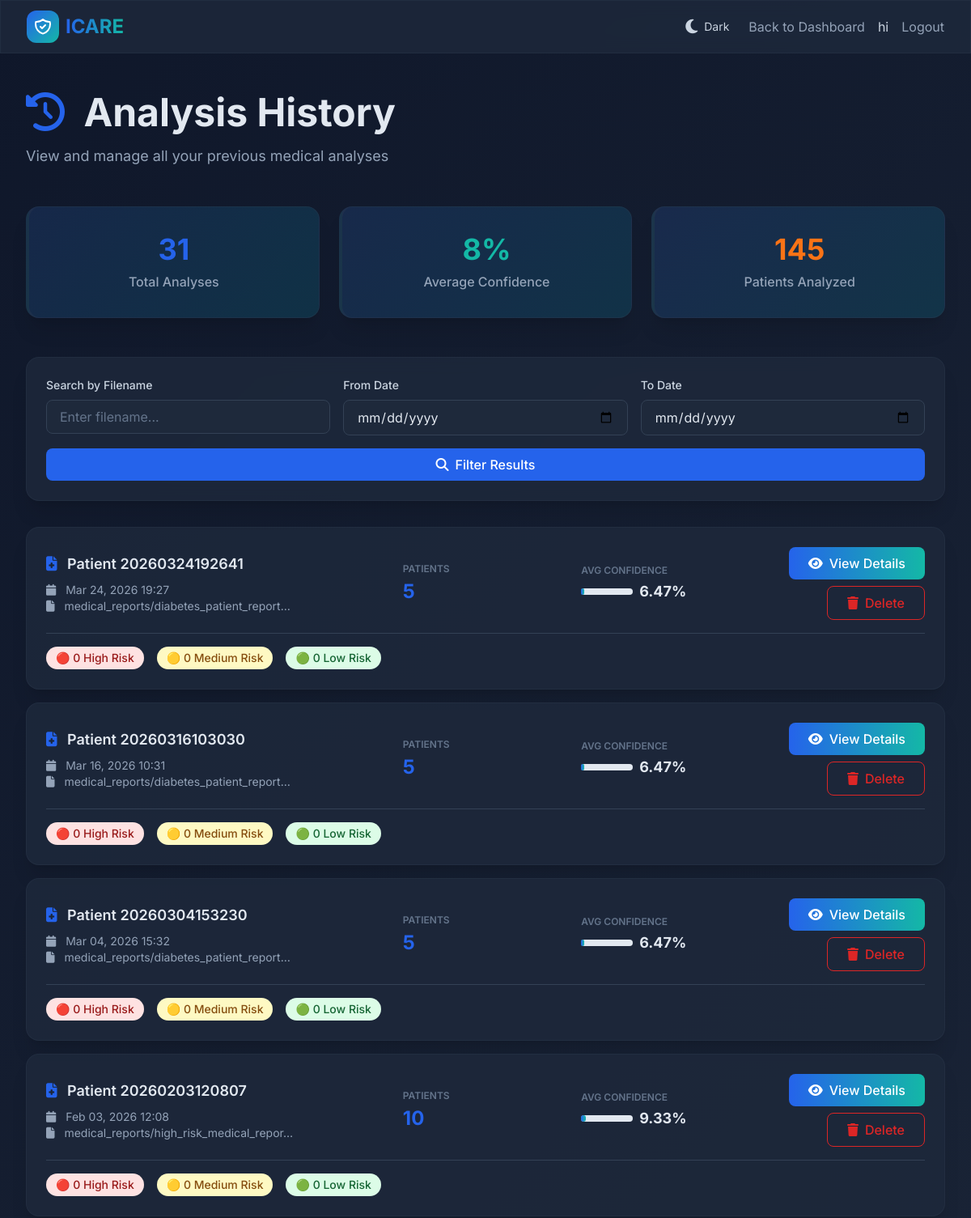
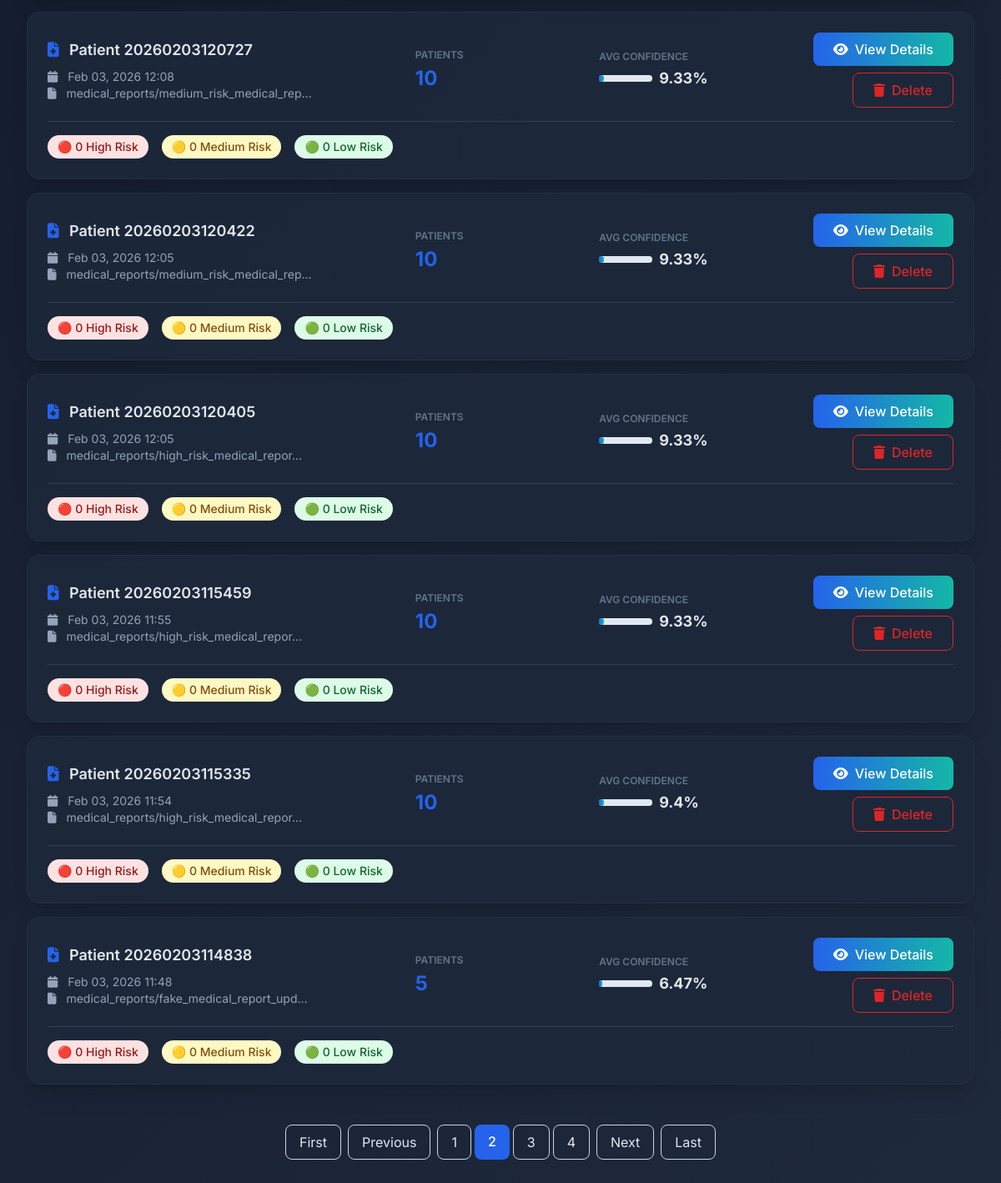
The page /analysis-history/?page=2 (signed in) on the database its author committed (2 pictures, top to bottom).
### app/models.py (models this page shows, shortened)
class AnalysisResult(models.Model):
    RISK_CHOICES = [
        ('High', 'High Risk'),
        ('Medium', 'Medium Risk'),
        ('Low', 'Low Risk'),
    ]
    medical_report = models.OneToOneField(MedicalReport, on_delete=models.CASCADE, related_name='analysis_result')
    user = models.ForeignKey(User, on_delete=models.CASCADE, related_name='analysis_results')
    total_patients = models.IntegerField(default=0)
    total_diseases_analyzed = models.IntegerField(default=0)
    high_risk_count = models.IntegerField(default=0)
    medium_risk_count = models.IntegerField(default=0)
    low_risk_count = models.IntegerField(default=0)
    average_confidence = models.FloatField(default=0.0)
    email_alert_sent = models.BooleanField(default=False)
    alert_disease_count = models.IntegerField(default=0)
    alert_retry_count = models.IntegerField(default=0)
    alert_risk_type = models.CharField(max_length=20, blank=True, null=True)
    predictions_json = models.JSONField(default=dict)
    recommendations = models.TextField(blank=True, null=True, help_text="AI-generated clinical recommendations")
    follow_up_actions = models.TextField(blank=True, null=True, help_text="Recommended follow-up actions")
    created_at = models.DateTimeField(auto_now_add=True)
    updated_at = models.DateTimeField(auto_now=True)
    analysis_duration = models.FloatField(default=0.0, help_text="Analysis time in seconds")
    class Meta:
        ordering = ['-created_at']

class MedicalReport(models.Model):
    user = models.ForeignKey(User, on_delete=models.CASCADE, related_name='medical_reports')
    patient_name = models.CharField(max_length=200, blank=True)
    csv_file = models.FileField(upload_to='medical_reports/')
    details = models.TextField(blank=True, null=True)
    age = models.IntegerField(blank=True, null=True)
    gender = models.CharField(max_length=20, blank=True, null=True)
    blood_pressure = models.CharField(max_length=20, blank=True, null=True)
    cholesterol = models.CharField(max_length=20, blank=True, null=True)
    glucose = models.CharField(max_length=20, blank=True, null=True)
    clinical_notes = models.TextField(blank=True, null=True)
    medications = models.TextField(blank=True, null=True, help_text="Current medications")
    allergies = models.TextField(blank=True, null=True)
    family_history = models.TextField(blank=True, null=True)
    created_at = models.DateTimeField(auto_now_add=True)
    updated_at = models.DateTimeField(auto_now=True)
    class Meta:
        ordering = ['-created_at']

### app/views.py (the view, shortened to what this page needs)
# urls.py: path('analysis-history/',views.analysis_history,name='analysis_history'),
@login_required(login_url='login')
def analysis_history(request):
    context = get_theme_context(request)
    analyses = AnalysisResult.objects.filter(user=request.user).order_by('-created_at')
    search_query = request.GET.get('search', '')
    from_date = request.GET.get('from_date', '')
    to_date = request.GET.get('to_date', '')
    if search_query:
        analyses = analyses.filter(
            Q(medical_report__patient_name__icontains=search_query) |
            Q(medical_report__csv_file__icontains=search_query)
        )
    if from_date:
        try:
            from_datetime = datetime.strptime(from_date, '%Y-%m-%d')
            analyses = analyses.filter(created_at__gte=from_datetime)
        except ValueError:
            pass
    total_analyses = analyses.count()
    avg_conf = analyses.aggregate(django_models.Avg('average_confidence'))['average_confidence__avg']
    total_patients = sum(a.total_patients for a in analyses) if analyses.exists() else 0
    paginator = Paginator(analyses, 10)  # 10 analyses per page
    page = request.GET.get('page')
    try:
        analyses_page = paginator.page(page)
    except PageNotAnInteger:
        analyses_page = paginator.page(1)
    except EmptyPage:
        analyses_page = paginator.page(paginator.num_pages)
    for analysis in analyses_page:
        try:
            predictions = analysis.predictions_json if isinstance(analysis.predictions_json, list) else []
            analysis.get_high_risk_count = sum(1 for p in predictions if p.get('risk') == 'High')
            analysis.get_medium_risk_count = sum(1 for p in predictions if p.get('risk') == 'Medium')
            analysis.get_low_risk_count = sum(1 for p in predictions if p.get('risk') == 'Low')
        except:
            analysis.get_high_risk_count = 0
            analysis.get_medium_risk_count = 0
            analysis.get_low_risk_count = 0
    context.update({
        'analyses': analyses_page,
        'page_obj': analyses_page,
        'is_paginated': paginator.num_pages > 1,
        'total_analyses': total_analyses,
        'avg_confidence': round(avg_conf, 2) if avg_conf else 0,
        'total_patients': total_patients,
        'search': search_query,
        'from_date': from_date,
        'to_date': to_date,
    })
    return render(request, 'analysis_history.html', context)

### app/templates/analysis_history.html (shortened to what this page needs)
{% load static %}
<!DOCTYPE html>
<html lang="en">
<head>
    <script src="https://cdn.tailwindcss.com"></script>
    <link rel="stylesheet" href="https://cdnjs.cloudflare.com/ajax/libs/font-awesome/6.4.0/css/all.min.css">
</head>
<body class="text-slate-900">
    <nav class="sticky top-0 z-50 glass-card border-b border-slate-200/50 dark:border-slate-700/50">
        <div class="max-w-7xl mx-auto px-4 sm:px-6 lg:px-8">
            <div class="flex justify-between h-16 items-center">
                <div class="flex items-center gap-2">
                    <div class="w-10 h-10 bg-gradient-to-br from-blue-600 to-teal-500 rounded-xl flex items-center justify-center">
                    </div>
                    <a href="{% url 'home' %}" class="text-2xl font-bold bg-gradient-to-r from-blue-600 to-teal-500 bg-clip-text text-transparent">ICARE</a>
                </div>
                <div class="flex items-center gap-4">
                    <button class="theme-toggle-btn" onclick="toggleTheme()">
                        <i class="fas fa-moon"></i>
                        <span class="hidden md:inline text-sm">Dark</span>
                    </button>
                    <a href="{% url 'dashboard' %}" class="text-slate-600 dark:text-slate-300 hover:text-blue-600 dark:hover:text-blue-400 transition">Back to Dashboard</a>
                    {% if user.is_authenticated %}
                        <span class="text-slate-700 dark:text-slate-300">{{ user.first_name|default:user.username }}</span>
                        <a href="{% url 'logout' %}" class="text-slate-600 dark:text-slate-300 hover:text-red-600 dark:hover:text-red-400 transition">Logout</a>
                    {% endif %}
                </div>
            </div>
        </div>
    </nav>
    <main class="max-w-7xl mx-auto px-4 sm:px-6 lg:px-8 py-12">
        <div class="mb-12 animate-fade-in-up">
            <h1 class="text-4xl md:text-5xl font-bold text-slate-900 dark:text-white mb-4">
                <i class="fas fa-history text-blue-600 mr-3"></i>
                Analysis History
            </h1>
            <p class="text-lg text-slate-600 dark:text-slate-300">View and manage all your previous medical analyses</p>
        </div>
        {% if total_analyses > 0 %}
        <div class="grid md:grid-cols-3 gap-6 mb-12 animate-fade-in-up" style="animation-delay: 0.1s">
            <div class="glass-card stat-card rounded-2xl shadow-xl p-8 text-center border-l-4 border-blue-600">
                <div class="text-4xl font-bold text-blue-600 mb-2">{{ total_analyses }}</div>
                <p class="text-slate-600 font-medium">Total Analyses</p>
            </div>
            <div class="glass-card stat-card rounded-2xl shadow-xl p-8 text-center border-l-4 border-teal-500">
                <div class="text-4xl font-bold text-teal-500 mb-2">{{ avg_confidence|floatformat:0 }}%</div>
                <p class="text-slate-600 font-medium">Average Confidence</p>
            </div>
            <div class="glass-card stat-card rounded-2xl shadow-xl p-8 text-center border-l-4 border-orange-500">
                <div class="text-4xl font-bold text-orange-500 mb-2">{{ total_patients }}</div>
                <p class="text-slate-600 font-medium">Patients Analyzed</p>
            </div>
        </div>
        {% endif %}
        <div class="glass-card rounded-2xl shadow-xl p-6 mb-8 animate-fade-in-up" style="animation-delay: 0.15s">
            <form method="get" class="grid md:grid-cols-3 gap-4">
                <div>
                    <label class="block text-sm font-medium text-slate-700 mb-2">Search by Filename</label>
                    <input type="text" name="search" placeholder="Enter filename..."
                           class="w-full px-4 py-2 border border-slate-300 rounded-lg focus:ring-2 focus:ring-blue-600 focus:border-transparent"
                           value="{{ search|default:'' }}">
                </div>
                <div>
                    <label class="block text-sm font-medium text-slate-700 mb-2">From Date</label>
                    <input type="date" name="from_date"
                           class="w-full px-4 py-2 border border-slate-300 rounded-lg focus:ring-2 focus:ring-blue-600 focus:border-transparent"
                           value="{{ from_date|default:'' }}">
                </div>
                <div>
                    <label class="block text-sm font-medium text-slate-700 mb-2">To Date</label>
                    <input type="date" name="to_date"
                           class="w-full px-4 py-2 border border-slate-300 rounded-lg focus:ring-2 focus:ring-blue-600 focus:border-transparent"
                           value="{{ to_date|default:'' }}">
                </div>
                <button type="submit" class="md:col-span-3 bg-blue-600 text-white px-6 py-2 rounded-lg font-medium hover:bg-blue-700 transition">
                    <i class="fas fa-search mr-2"></i>Filter Results
                </button>
            </form>
        </div>
        {% if analyses %}
        <div class="space-y-4 animate-fade-in-up" style="animation-delay: 0.2s">
            {% for analysis in analyses %}
            <div class="glass-card rounded-2xl shadow-xl p-6 hover:shadow-2xl transition">
                <div class="grid md:grid-cols-5 gap-4 items-center">
                    <div class="md:col-span-2">
                        <h3 class="text-lg font-semibold text-slate-900 mb-2">
                            <i class="fas fa-file-medical text-blue-600 mr-2"></i>
                            {% if analysis.medical_report.patient_name %}
                                {{ analysis.medical_report.patient_name }}
                            {% else %}
                                Analysis #{{ analysis.id }}
                            {% endif %}
                        </h3>
                        <p class="text-sm text-slate-600">
                            <i class="fas fa-calendar mr-2"></i>
                            {{ analysis.created_at|date:"M d, Y H:i" }}
                        </p>
                        <p class="text-sm text-slate-600">
                            <i class="fas fa-file mr-2"></i>
                            {{ analysis.medical_report.csv_file|truncatechars:40 }}
                        </p>
                    </div>
                    <div>
                        <p class="text-xs uppercase text-slate-500 font-semibold mb-1">Patients</p>
                        <p class="text-2xl font-bold text-blue-600">{{ analysis.total_patients }}</p>
                    </div>
                    <div>
                        <p class="text-xs uppercase text-slate-500 font-semibold mb-1">Avg Confidence</p>
                        <div class="flex items-center gap-2">
                            <div class="w-16 bg-slate-200 rounded-full h-2">
                                <div class="bg-gradient-to-r from-blue-600 to-teal-500 h-2 rounded-full"
                                     style="width: {{ analysis.average_confidence }}%"></div>
                            </div>
                            <p class="text-lg font-bold text-slate-900">{{ analysis.average_confidence }}%</p>
                        </div>
                    </div>
                    <div class="flex flex-col gap-2 justify-center md:items-end">
                        <a href="{% url 'analysis_detail' analysis.id %}"
                           class="inline-flex items-center justify-center gap-2 bg-gradient-to-r from-blue-600 to-teal-500 text-white px-6 py-2 rounded-lg font-medium hover:shadow-lg transition">
                            <i class="fas fa-eye"></i>
                            View Details
                        </a>
                        <a href="{% url 'delete_analysis' analysis.id %}"
                           class="inline-flex items-center justify-center gap-2 border border-red-600 text-red-600 px-6 py-2 rounded-lg font-medium hover:bg-red-50 transition"
                           onclick="return confirm('Are you sure you want to delete this analysis?');">
                            <i class="fas fa-trash"></i>
                            Delete
                        </a>
                    </div>
                </div>
                <div class="mt-4 pt-4 border-t border-slate-200">
                    <div class="flex gap-4 flex-wrap">
                        <div class="flex items-center gap-2">
                            <span class="px-3 py-1 bg-red-100 text-red-800 rounded-full text-sm font-medium">
                                🔴 {{ analysis.get_high_risk_count|default:0 }} High Risk
                            </span>
                        </div>
                        <div class="flex items-center gap-2">
                            <span class="px-3 py-1 bg-yellow-100 text-yellow-800 rounded-full text-sm font-medium">
                                🟡 {{ analysis.get_medium_risk_count|default:0 }} Medium Risk
                            </span>
                        </div>
                        <div class="flex items-center gap-2">
                            <span class="px-3 py-1 bg-green-100 text-green-800 rounded-full text-sm font-medium">
                                🟢 {{ analysis.get_low_risk_count|default:0 }} Low Risk
                            </span>
                        </div>
                    </div>
                </div>
            </div>
            {% endfor %}
        </div>
        {% if is_paginated %}
        <div class="mt-12 flex justify-center gap-2 animate-fade-in-up" style="animation-delay: 0.3s">
            {% if page_obj.has_previous %}
            <a href="?page=1" class="px-4 py-2 rounded-lg border border-slate-300 hover:bg-slate-50 transition">First</a>
            <a href="?page={{ page_obj.previous_page_number }}" class="px-4 py-2 rounded-lg border border-slate-300 hover:bg-slate-50 transition">Previous</a>
            {% endif %}
            <div class="flex gap-1">
                {% for num in page_obj.paginator.page_range %}
                    {% if page_obj.number == num %}
                    <span class="px-4 py-2 rounded-lg bg-blue-600 text-white font-medium">{{ num }}</span>
                    {% else %}
                    <a href="?page={{ num }}" class="px-4 py-2 rounded-lg border border-slate-300 hover:bg-slate-50 transition">{{ num }}</a>
                    {% endif %}
                {% endfor %}
            </div>
            {% if page_obj.has_next %}
            <a href="?page={{ page_obj.next_page_number }}" class="px-4 py-2 rounded-lg border border-slate-300 hover:bg-slate-50 transition">Next</a>
            <a href="?page={{ page_obj.paginator.num_pages }}" class="px-4 py-2 rounded-lg border border-slate-300 hover:bg-slate-50 transition">Last</a>
            {% endif %}
        </div>
        {% endif %}
        {% endif %}
    </main>
</body>
</html>

### rows shown on the page
AnalysisResult: medical_report.patient_name "Patient 20260324192641", created_at "Mar 24, 2026 19:27", medical_report.csv_file "medical_reports/diabetes_patient_report…", total_patients "5", average_confidence "6.47", get_high_risk_count "0", get_medium_risk_count "0", get_low_risk_count "0"
AnalysisResult: medical_report.patient_name "Patient 20260316103030", created_at "Mar 16, 2026 10:31", medical_report.csv_file "medical_reports/diabetes_patient_report…", total_patients "5", average_confidence "6.47", get_high_risk_count "0", get_medium_risk_count "0", get_low_risk_count "0"
AnalysisResult: medical_report.patient_name "Patient 20260304153230", created_at "Mar 04, 2026 15:32", medical_report.csv_file "medical_reports/diabetes_patient_report…", total_patients "5", average_confidence "6.47", get_high_risk_count "0", get_medium_risk_count "0", get_low_risk_count "0"
AnalysisResult: medical_report.patient_name "Patient 20260203120807", created_at "Feb 03, 2026 12:08", medical_report.csv_file "medical_reports/high_risk_medical_repor…", total_patients "10", average_confidence "9.33", get_high_risk_count "0", get_medium_risk_count "0", get_low_risk_count "0"
AnalysisResult: medical_report.patient_name "Patient 20260203120727", created_at "Feb 03, 2026 12:08", medical_report.csv_file "medical_reports/medium_risk_medical_rep…", total_patients "10", average_confidence "9.33", get_high_risk_count "0", get_medium_risk_count "0", get_low_risk_count "0"
AnalysisResult: medical_report.patient_name "Patient 20260203120422", created_at "Feb 03, 2026 12:05", medical_report.csv_file "medical_reports/medium_risk_medical_rep…", total_patients "10", average_confidence "9.33", get_high_risk_count "0", get_medium_risk_count "0", get_low_risk_count "0"
AnalysisResult: medical_report.patient_name "Patient 20260203120405", created_at "Feb 03, 2026 12:05", medical_report.csv_file "medical_reports/high_risk_medical_repor…", total_patients "10", average_confidence "9.33", get_high_risk_count "0", get_medium_risk_count "0", get_low_risk_count "0"
AnalysisResult: medical_report.patient_name "Patient 20260203115459", created_at "Feb 03, 2026 11:55", medical_report.csv_file "medical_reports/high_risk_medical_repor…", total_patients "10", average_confidence "9.33", get_high_risk_count "0", get_medium_risk_count "0", get_low_risk_count "0"
AnalysisResult: medical_report.patient_name "Patient 20260203115335", created_at "Feb 03, 2026 11:54", medical_report.csv_file "medical_reports/high_risk_medical_repor…", total_patients "10", average_confidence "9.4", get_high_risk_count "0", get_medium_risk_count "0", get_low_risk_count "0"
AnalysisResult: medical_report.patient_name "Patient 20260203114838", created_at "Feb 03, 2026 11:48", medical_report.csv_file "medical_reports/fake_medical_report_upd…", total_patients "5", average_confidence "6.47", get_high_risk_count "0", get_medium_risk_count "0", get_low_risk_count "0"

### other values the page prints
{{ user.first_name|default:user.username }} "hi"
{{ total_analyses }} "31"
{{ avg_confidence|floatformat:0 }} "8"
{{ total_patients }} "145"
{{ num }} "1" "3" "4"
{{ num }} "2"
